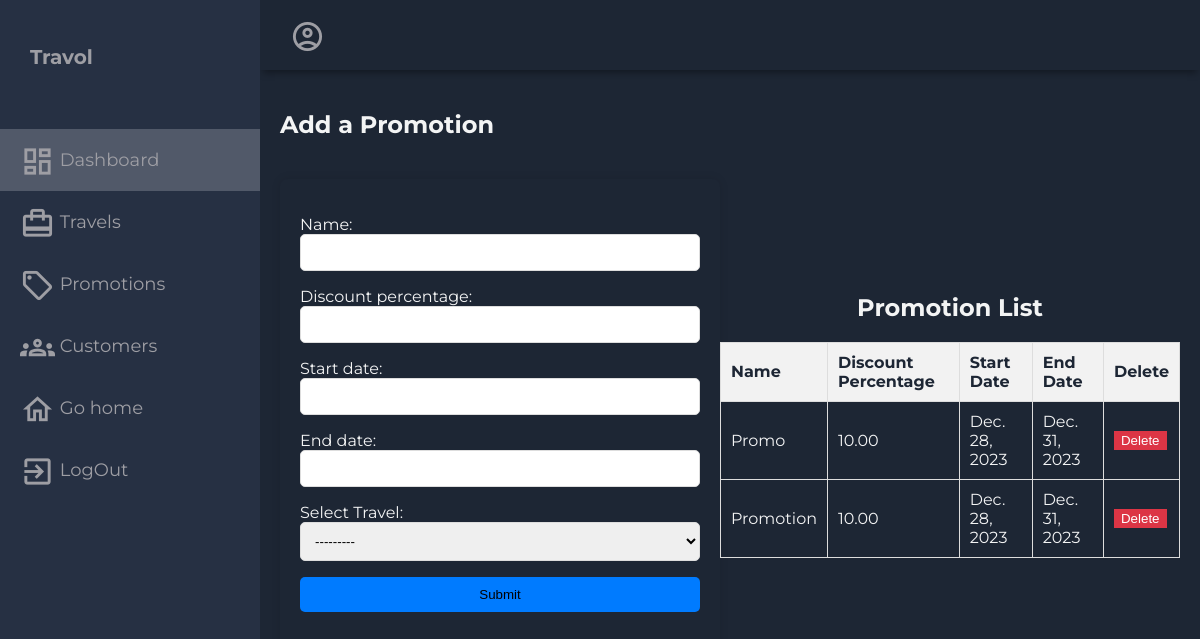
The page /add_promotion/ on the database as committed earlier.
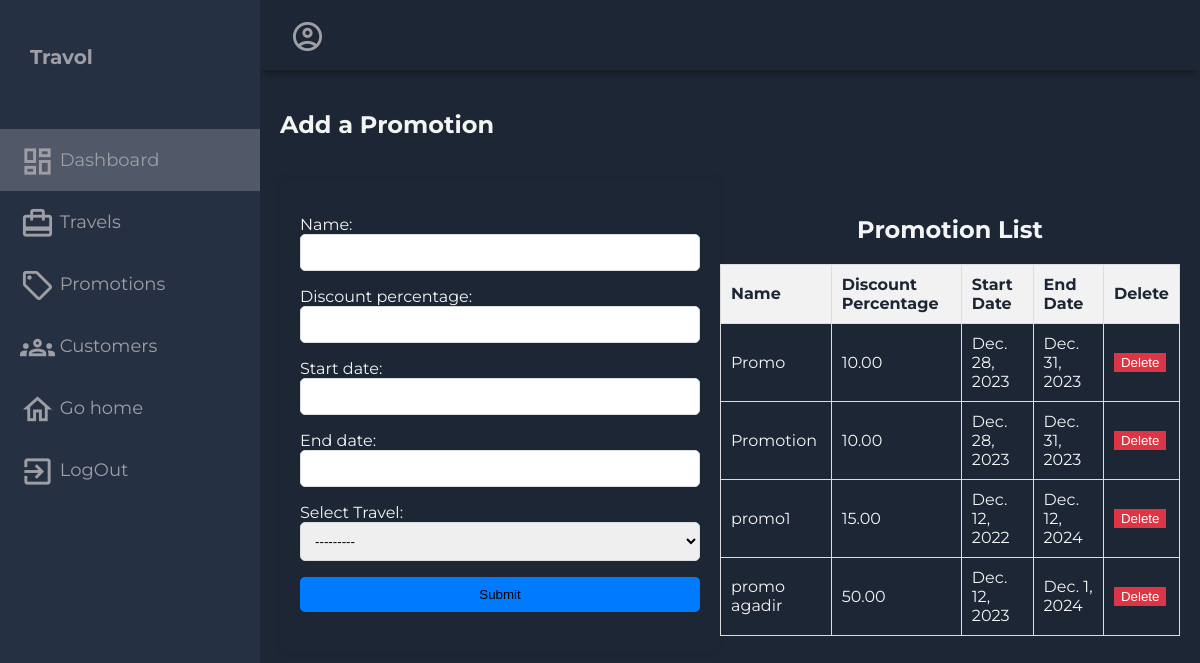
The same page on the database as committed later.
### myfirstapp/models.py (models this page shows, shortened)
class Promotion(models.Model):
    name = models.CharField(max_length=255)
    discount_percentage = models.DecimalField(max_digits=5, decimal_places=2)
    start_date = models.DateField()
    end_date = models.DateField()

### myfirstapp/views.py (the view)
# urls.py: path('add_promotion/', add_promotion, name='add_promotion'),
def add_promotion(request):
    promotions = Promotion.objects.all()
    context = {
        'promotions': promotions
    }
    if request.method == 'POST':
        form = PromotionForm(request.POST)
        if form.is_valid():
            promotion = form.save()
            selected_travel = form.cleaned_data['travel']
            selected_travel.promotion = promotion
            selected_travel.save()
            return render(request, 'myfirstapp/promotions.html',  {'form': form, **context})
    else:
        form = PromotionForm()
    context['username'] = request.user.username
    return render(request, 'myfirstapp/promotions.html',  {'form': form, **context})

### myfirstapp/forms.py
class PromotionForm(forms.ModelForm):
    travel = forms.ModelChoiceField(queryset=Travel.objects.all(), label='Select Travel')
    class Meta:
        model = Promotion
        fields = ['name', 'discount_percentage', 'start_date', 'end_date', 'travel']

### myfirstapp/models.py (called while the page is built)
    def __str__(self):
        return self.city

### myfirstapp/templates/myfirstapp/promotions.html (shortened to what this page needs)
{% load static %}
<!DOCTYPE html>
<html lang="en">
<head>
  <link rel="stylesheet" href="{% static 'css/dashboard.css' %}">
</head>
<body>
  <div class="grid-container">
    <header class="header">
      <div class="header-right">
        <span class="material-icons-outlined">account_circle</span>
      </div>
    </header>
    <aside id="sidebar">
      <div class="sidebar-title">
        <div class="sidebar-brand">
          Travol
        </div>
      </div>
      <ul class="sidebar-list">
        <li class="sidebar-list-item" id="aa">
          <a href="{% url 'administrator_dashboard' %}">
            <span class="material-icons-outlined">dashboard</span> Dashboard
          </a>
        </li>
        <li class="sidebar-list-item">
          <a href="{% url 'list_travels'%}">
            <span class="material-icons-outlined">card_travel</span> Travels
          </a>
        </li>
        <li class="sidebar-list-item">
          <a href="{% url 'add_promotion' %}">
            <span class="material-icons-outlined">local_offer</span> Promotions
          </a>
        </li>
        <li class="sidebar-list-item">
          <a href="{% url 'client_list' %}">
            <span class="material-icons-outlined">groups</span> Customers
          </a>
        </li>
        <li class="sidebar-list-item">
          <a href="{% url 'home_page' %}">
            <span class="material-icons-outlined">home</span> Go home
          </a>
        </li>
        <li class="sidebar-list-item">
          <a href="{% url 'logout_view' %}">
            <span class="material-icons-outlined">exit_to_app</span> LogOut
          </a>
        </li>
      </ul>
    </aside>
    <div class="main-container">
      <div class="main-title">
        <h2 style="text-align: center !important;">Add a Promotion</h2>
      </div>
      <div class="customer-list">
        <div class="form-container">
          <form method="post" class="promotion-form">
            <div class="form-group">
              {{ form.as_p }}
              <button type="submit">Submit</button>
            </div>
          </form>
          <br>
          <div class="promotion-list">
            <h2 style="text-align: center !important;">Promotion List</h2>
            <table class="table">
              <thead>
                <tr>
                  <th>Name</th>
                  <th>Discount Percentage</th>
                  <th>Start Date</th>
                  <th>End Date</th>
                  <th>Delete</th>
                </tr>
              </thead>
              <tbody>
                {% for promotion in promotions %}
                <tr>
                  <td>{{ promotion.name }}</td>
                  <td>{{ promotion.discount_percentage }}</td>
                  <td>{{ promotion.start_date }}</td>
                  <td>{{ promotion.end_date }}</td>
                  <td>
                    <button class="btn btn-danger" onclick="deletePromotion('{{ promotion.id }}')">Delete</button>
                  </td>
                </tr>
                {% endfor %}
              </tbody>
            </table>
        </div>
      </div>
    </div>
  </div>
</body>
</html>

Rows that differ between the two databases and show on the page:
added Promotion: name "promo1", discount_percentage "15.00", start_date "Dec. 12, 2022", end_date "Dec. 12, 2024"
added Promotion: name "promo agadir", discount_percentage "50.00", start_date "Dec. 12, 2023", end_date "Dec. 1, 2024"
